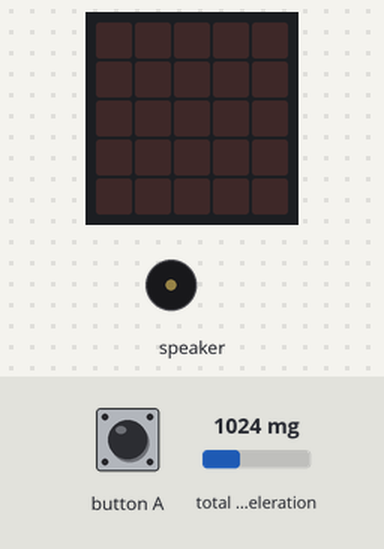
A program run on a simulated Calliope mini (MakeCode). Parts: the board's 5×5 LED display, buzzer (waves = sounding). Inputs (shaded band) come from the test bench; at power-on: total acceleration 1024 mg.

Above: at 1.2 s.
1.3 s: button A pressed for 0.15 s
At 2.8 s:
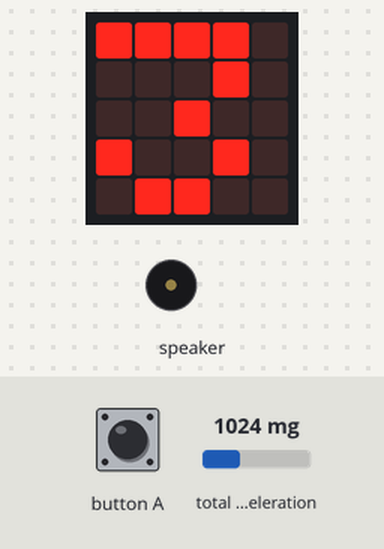
4.4 s: button A pressed for 3.2 s
At 7.7 s:
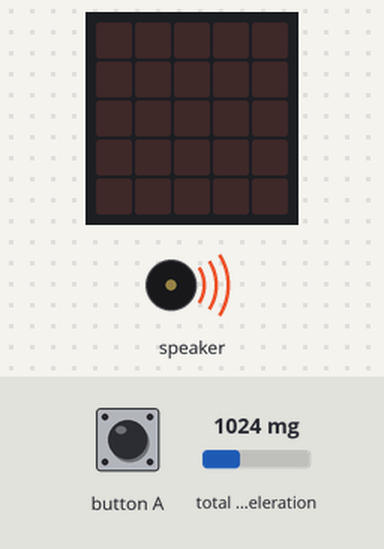
At 8.9 s:
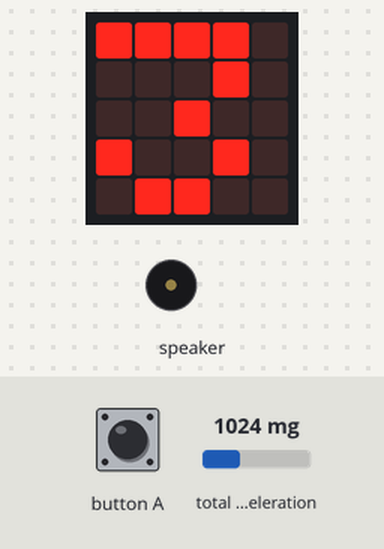
Timing chart, 0 to 15.3 s (numbered marks = the images above; inputs shaded):
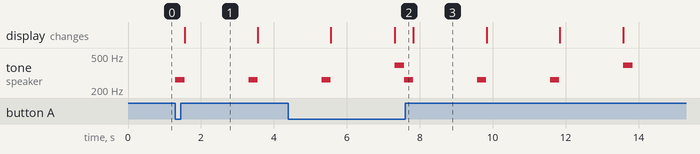

The program:

main.ts
```typescript
let sek = 0
let enable = false
let running = false
let zeitA_ms = 0
let zeit_ms = 0
let result = false
let h_m = 0
function Countdown () {
    sek = 3
    for (let index = 0; index < 3; index++) {
        music.playTone(262, music.beat(BeatFraction.Half))
        basic.showNumber(sek)
        basic.pause(1000)
        sek += -1
    }
    basic.clearScreen()
    music.playTone(392, music.beat(BeatFraction.Half))
}
basic.forever(function () {
    while (true) {
        if (input.buttonIsPressed(Button.A)) {
            Countdown()
            enable = true
        }
        if (enable) {
            if (!(running) && input.acceleration(Dimension.Strength) < 500) {
                zeitA_ms = input.runningTime()
                if (!(running)) {
                    running = true
                }
            }
            if (running && input.acceleration(Dimension.Strength) > 1000) {
                zeit_ms = input.runningTime() - zeitA_ms
                running = false
                result = true
                enable=false
            }
        }
        if (result) {
            // basic.showNumber(zeit_ms)
            h_m = 9.81 / 2 * (zeit_ms / 1000) ** 2
            basic.showNumber(h_m)
        }
    }
})
```

test.ts
```typescript
// Hier kann man Tests durchführen; diese Datei wird nicht kompiliert, wenn dieses Paket als Erweiterung verwendet wird.
```

Measured:
- after the input at 1.3 s, tone on speaker: alternates 262 Hz for 0.25 s and silent for 1.8 s, starting at once; the display: changes after 0.26 s (image 1)
- what the display in image 1 shows lasts 2.0 s, from 1.6 s to 3.6 s
